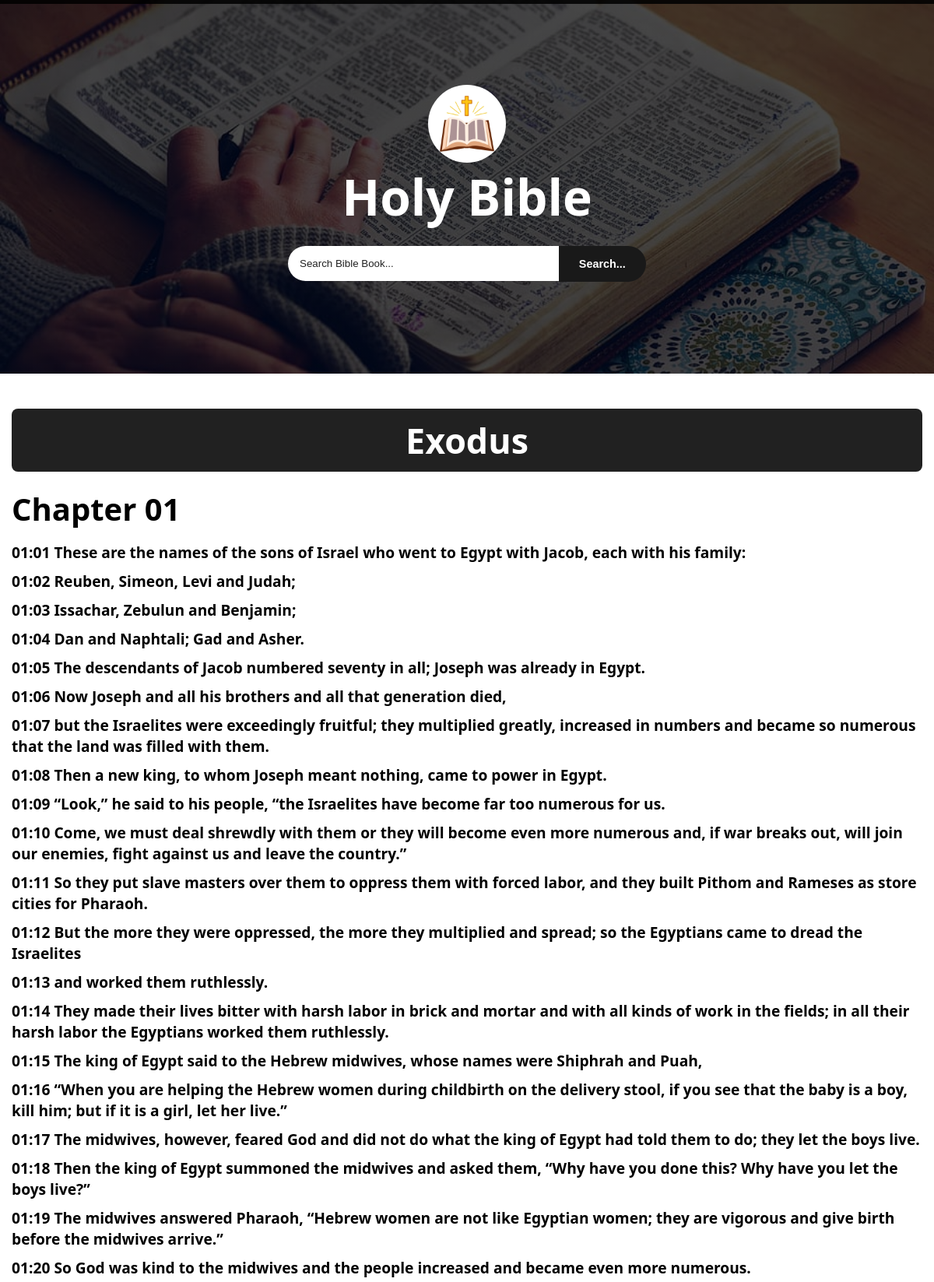
Screenshot of /book?book_name=Exodus (upper part) with the database file from the repository.
### tables this page shows
CREATE TABLE `books` (
  `book_id` int(11) NOT NULL,
  `book_name` varchar(100) NOT NULL,
  `testament` varchar(50) NOT NULL
);

CREATE TABLE `chapters` (
  `chapter_id` int(11) NOT NULL,
  `book_id` int(11) NOT NULL,
  `chapter_number` int(11) NOT NULL
);

CREATE TABLE `verses` (
  `verse_id` int(11) NOT NULL,
  `chapter_id` int(11) NOT NULL,
  `verse_number` int(11) NOT NULL,
  `text` longtext NOT NULL
);

### book.php (the view, shortened to what this page needs)
<?php
include("connection.php");
$b_name = $_GET['book_name'];
$book_name = urldecode($b_name);
$select = $con->query("SELECT * FROM `books` WHERE `book_name` = '$book_name'");
$row = mysqli_fetch_assoc($select);
$book_id = $row['book_id'];
$book = $row['book_name'];
$chapters_query = $con->query("SELECT * FROM `chapters` WHERE `book_id` = '$book_id' ORDER BY `chapter_number`");
?>
<!DOCTYPE html>
<html lang="en">
<head>
    <link rel="stylesheet" href="style.css">
</head>
<body>
    <?php
        include("loader.php");
    ?>
    <div class="scroll-bar"></div>
    <div class="main-container">
        <div class="header">
            <img src="./Images/icon.webp" alt="Icon">
            <h1><a href="./bible">Holy Bible</a></h1>
            <form action="" method="POST">
                <input type="search" name="search_value" placeholder="Search Bible Book..." required>
                <button type="submit" name="search">Search...</button>
            </form>
        </div>
        <div class="books-container">
            <div class="title">
                <h1><?php echo htmlspecialchars($book); ?></h1>
            </div>
            <?php
            if (mysqli_num_rows($chapters_query) > 0) {
                while ($chapter_row = mysqli_fetch_assoc($chapters_query)) {
                    $chapter_id = $chapter_row['chapter_id'];
                    $chapter_number = $chapter_row['chapter_number'];
                    echo '<div class="chapter">';
                    echo '<h1>Chapter ' . str_pad($chapter_number, 2, '0', STR_PAD_LEFT) . '</h1>';
                    echo '</div>';
                    $verses_query = $con->query("SELECT * FROM `verses` WHERE `chapter_id` = '$chapter_id' ORDER BY `verse_number`");
                    echo '<div class="verse">';
                    if (mysqli_num_rows($verses_query) > 0) {
                        while ($verse_row = mysqli_fetch_assoc($verses_query)) {
                            $verse_number = $verse_row['verse_number'];
                            $text = $verse_row['text'];
                            echo '<p>' . str_pad($chapter_number, 2, '0', STR_PAD_LEFT) . ':' . str_pad($verse_number, 2, '0', STR_PAD_LEFT) . ' ' . htmlspecialchars($text) . '</p>';
                        }
                    } else {
                        echo '<p>No verses found for this chapter.</p>';
                    }
                    echo '</div>';
                }
            } else {
                echo '<center><h1>No chapters found for this book...</h1></center>';
            }
            ?>
        </div>
    </div>
</body>
</html>

### loader.php (shortened to what this page needs)
<!DOCTYPE html>
<html lang="en">
<head>
</head>
<body>
</body>
</html>

### style.css (style rules this page uses)
* { margin: 0; padding: 0; box-sizing: border-box; }
:root { --primary-color: #fff; --bg-color: rgba(0, 0, 0, 0.87); --bg-color-hover: rgb(25, 25, 25); --black: rgba(0, 0, 0, 0.87); }
html { scroll-behavior: smooth; transition: 0.4s ease-in; }
body { font-family: system-ui, -apple-system, BlinkMacSystemFont, 'Segoe UI', Roboto, Oxygen, Ubuntu, Cantarell, 'Open Sans', 'Helvetica Neue', sans-serif; }
::placeholder { color: var(--black); }
.scroll-bar { position: fixed; height: 5px; top: 0; left: 0; width: 100%; background: var(--bg-color); animation: scroll linear; animation-timeline: scroll(); }
.main-container { width: 100%; display: flex; flex-direction: column; }
.header { width: 100%; background-image: linear-gradient(rgba(0, 0, 0, 0.719), rgba(0, 0, 0, 0.719)), url(./Images/reading\ the\ bible.jpg); height: 60dvh; background-repeat: no-repeat; background-position: center; background-size: cover; display: flex; flex-direction: column; justify-content: center; align-items: center; }
.header img { width: 100px; height: 100px; border-radius: 50%; }
.header h1 { font-size: 4rem; color: var(--primary-color); }
.header h1 a { color: var(--primary-color); text-decoration: none; }
.header form { margin-top: 10px; padding: 10px; width: 40%; border-radius: 8px; display: flex; flex-direction: row; align-items: center; justify-content: space-between; }
.header form input { padding: 15px; border-radius: 50px 0px 0px 50px; border: none; width: 100%; outline: none; }
.header form button { padding: 15px 20px; border-radius: 0px 50px 50px 0px; border: none; width: 30%; text-align: center; background: var(--bg-color-hover); color: var(--primary-color); font-weight: 700; font-size: 0.9rem; transition: 0.3s ease-in; }
.books-container { display: flex; flex-direction: column; width: 100%; padding: 15px; }
.books-container .title { width: 100%; font-size: 1.4rem; text-align: center; background: var(--bg-color); color: var(--primary-color); margin-top: 30px; padding: 10px; border-radius: 8px; }
.chapter { margin-top: 20px; }
.chapter h1 { font-size: 2.5rem; }
.verse { margin-top: 5px; }
.verse p { font-weight: 600; font-size: 1.2rem; margin-top: 10px; }

### rows the page displays
books: book_name "Exodus"
chapters: chapter_number "01"
verses: chapter.chapter_number "01", verse_number "01", text "These are the names of the sons of Israel who went to Egypt with Jacob, each with his family:"
verses: chapter.chapter_number "01", verse_number "02", text "Reuben, Simeon, Levi and Judah;"
verses: chapter.chapter_number "01", verse_number "03", text "Issachar, Zebulun and Benjamin;"
verses: chapter.chapter_number "01", verse_number "04", text "Dan and Naphtali; Gad and Asher."
verses: chapter.chapter_number "01", verse_number "05", text "The descendants of Jacob numbered seventy in all; Joseph was already in Egypt."
verses: chapter.chapter_number "01", verse_number "06", text "Now Joseph and all his brothers and all that generation died,"
verses: chapter.chapter_number "01", verse_number "07", text "but the Israelites were exceedingly fruitful; they multiplied greatly, increased in numbers and became so numerous that the land was filled with them."
verses: chapter.chapter_number "01", verse_number "08", text "Then a new king, to whom Joseph meant nothing, came to power in Egypt."
verses: chapter.chapter_number "01", verse_number "09", text "“Look,” he said to his people, “the Israelites have become far too numerous for us."
verses: chapter.chapter_number "01", verse_number "10", text "Come, we must deal shrewdly with them or they will become even more numerous and, if war breaks out, will join our enemies, fight against us and leave the country.”"
verses: chapter.chapter_number "01", verse_number "11", text "So they put slave masters over them to oppress them with forced labor, and they built Pithom and Rameses as store cities for Pharaoh."
verses: chapter.chapter_number "01", verse_number "12", text "But the more they were oppressed, the more they multiplied and spread; so the Egyptians came to dread the Israelites"
verses: chapter.chapter_number "01", verse_number "13", text "and worked them ruthlessly."
verses: chapter.chapter_number "01", verse_number "14", text "They made their lives bitter with harsh labor in brick and mortar and with all kinds of work in the fields; in all their harsh labor the Egyptians worked them ruthlessly."
verses: chapter.chapter_number "01", verse_number "15", text "The king of Egypt said to the Hebrew midwives, whose names were Shiphrah and Puah,"
verses: chapter.chapter_number "01", verse_number "16", text "“When you are helping the Hebrew women during childbirth on the delivery stool, if you see that the baby is a boy, kill him; but if it is a girl, let her live.”"
verses: chapter.chapter_number "01", verse_number "17", text "The midwives, however, feared God and did not do what the king of Egypt had told them to do; they let the boys live."
verses: chapter.chapter_number "01", verse_number "18", text "Then the king of Egypt summoned the midwives and asked them, “Why have you done this? Why have you let the boys live?”"
verses: chapter.chapter_number "01", verse_number "19", text "The midwives answered Pharaoh, “Hebrew women are not like Egyptian women; they are vigorous and give birth before the midwives arrive.”"
verses: chapter.chapter_number "01", verse_number "20", text "So God was kind to the midwives and the people increased and became even more numerous."
